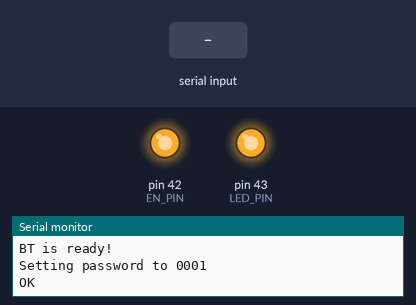
This sketch was run on a simulated Arduino Mega 2560, built with avr-gcc and run on an emulated ATmega2560. On the bench: output pins drawn as LEDs (lit = HIGH), the last lines printed to the serial monitor. Inputs (shaded band) come from the test bench. The modem accepts every AT command (registered, SIM ready, sends succeed) and sends nothing else.

Above: at 1.2 s.
1.3 s: "1" received over the second serial link
At 4.6 s:
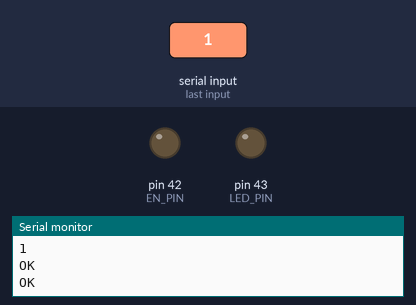
Timing chart, 0 to 6.1 s (numbered marks = the images above; inputs shaded):
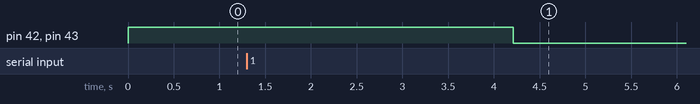

The sketch:

bt.ino
```cpp
#include <SoftwareSerial.h>
#include "BT.h"

#define EN_PIN 42
#define LED_PIN 43

BT *bt;

void setup() {
    Serial.begin(9600);
    Serial1.begin(9600);
    bt = new BT(EN_PIN, LED_PIN);
}

void loop() {
    bt -> setPSWD("13329ad");
    if (Serial.available()) {
        Serial1.println(Serial.readString());
    }

    if (Serial1.available()) {
        Serial.println(Serial1.readString());
    }
    delay(100000);
}
```

BT.cpp
```cpp
#include <Arduino.h>
#include "BT.h"

BT::BT() {}

BT::BT(int enPin, int ledPin) {
    this -> enPin = enPin;
    this -> ledPin = ledPin;
    pinMode(enPin, OUTPUT);
    pinMode(ledPin, OUTPUT);
    digitalWrite(enPin, LOW);
    digitalWrite(ledPin, LOW);
    Serial1.begin(9600);
    Serial.println("BT is ready!");
}

String BT::dict(String id) {
    for (int i = 0; i < pswdTableSize; i++) {
        if (id == pswdTable[i][0]) {
            return pswdTable[i][1];
        }
    }
}

void BT::setPSWD(String id) {
    if (id == this -> curID) {
        return;
    }
    digitalWrite(this -> ledPin, HIGH);
    this -> curID = id;
    String pswd = dict(id);
    Serial.println("Setting password to " + pswd);
    Serial1.begin(38400);
    digitalWrite(this -> enPin, HIGH);
    Serial1.println("AT+PSWD=" + pswd);
    Serial.println(Serial1.readString());
    delay(1000);
    Serial1.println("AT+PSWD?");
    Serial.println(Serial1.readString());
    delay(100);
    Serial1.println("AT+INIT");
    Serial.println(Serial1.readString());
    delay(100);
    digitalWrite(this -> enPin, LOW);
    Serial1.begin(9600);
    digitalWrite(this -> ledPin, LOW);
}

String BT::ascii_to_string(char *data, int len) {
    String str = "";
    for (int i = 0; i < len; i++) {
        str += data[i];
    }
    return str;
}

String BT::btReadString() {
    String str = "";
    if (Serial1.available()) {
        str = Serial1.readString();
    }
    return str;
}

void BT::btSendString(String str) {
    Serial1.println(str);
}
```

BT.h
```cpp
#ifndef BT_H
#define BT_H

#include <SoftwareSerial.h>

// extern const String pswdTable[4][2];
// extern const int pswdTableSize;
class BT {
    public:
        BT();
        BT(int enPin, int ledPin);
        String dict(String id);
        void setPSWD(String id);
        String ascii_to_string(char *data, int len);
        String btReadString();
        void btSendString(String str);
    private:
        int enPin;
        int ledPin;
        String curID;
        const String pswdTable[4][2] = {
            {"13329ad", "0001"},
            {"6911b40", "0002"},
            {"56420d9", "0003"},
            {"82f5f85", "0004"}
        };
        const int pswdTableSize = 4;
};

#endif
```
